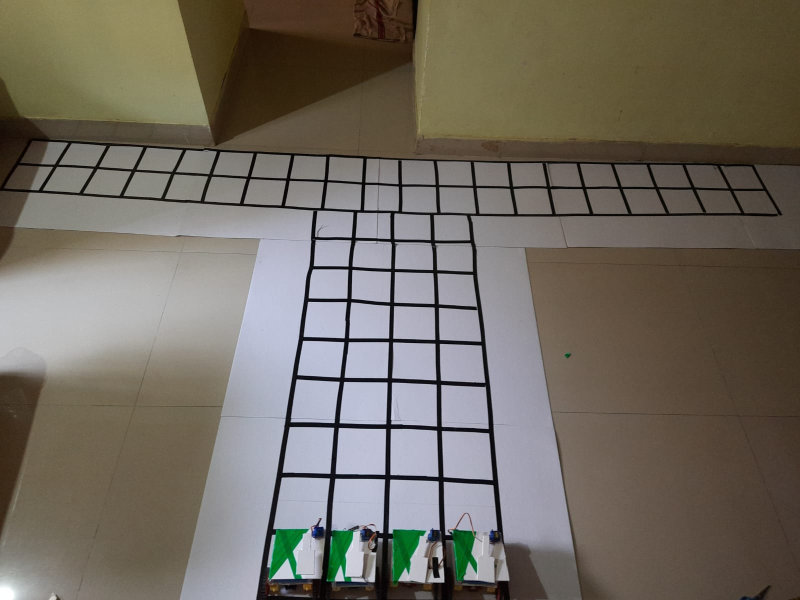
#> input picture flipkart/3.jpeg, 1600 x 1200 px, found by its file name (shown at 1/2 size)
$ python 2.py
#> lines starting #> are read from the running program, lines starting #| are printed output that depends on the picture
import cv2 as cv
import numpy as np


def click(event,x,y,flags,params):
    if event==cv.EVENT_LBUTTONDOWN:
        p.append([x,y])
    elif event==cv.EVENT_RBUTTONDOWN:
        l.append([x,y])


def track(img,arr1,arr2,lower=[60,173,14],upper=[95,255,255]):
    lower=np.array(lower)
    upper=np.array(upper)
    imghsv=cv.cvtColor(img,cv.COLOR_BGR2HSV)
    mask=cv.inRange(imghsv, lower, upper)
    tracking=cv.bitwise_and(img,img,mask=mask)
    cv.polylines(tracking,[arr1],True,(255,0,0),1)
    cv.polylines(tracking,[arr2],False,(0,0,255),2)
    cv.imshow("Tracking",tracking)


path="C:\\Users\\ANIKET KUMAR ROY\\Desktop\\Programming\\Python\\OpenCV with Python\\flipkart\\3.jpeg"
img=cv.imread(path)
#> img is the input picture: shape (1200, 1600, 3); mean B, G, R 96.9, 107, 113.4
img=cv.resize(img,(img.shape[1]//3,img.shape[0]//3))
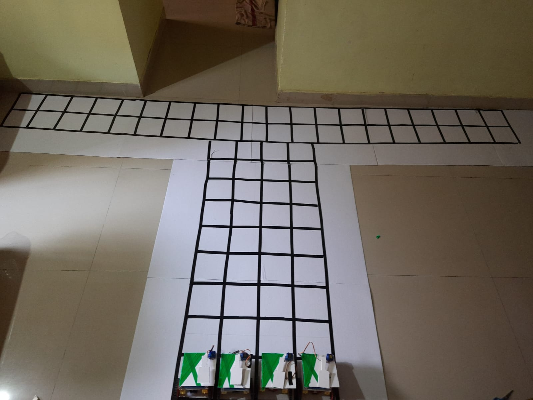
#> img: shape (400, 533, 3); mean B, G, R 96.9, 107, 113.4
p=[]
l=[]

while True:
    # img=cv.resize(img,(img.shape[1]//3,img.shape[0]//3))
    cv.imshow("original",img)
    cv.imshow("window",img)
    cv.setMouseCallback("window",click)
    if len(p)%6==0 and len(p) and len(l)%3==0 and len(l):
        mask=np.zeros(img.shape,np.uint8)
        arr1=np.array(p[-6:])
        arr2=np.array(l[-3:])
        cv.fillPoly(mask,[arr1],(255,255,255))
        output=cv.bitwise_and(img,mask)
        track(output,arr1,arr2)
        cv.imshow("out",output)
    key=cv.waitKey(1)
#> (key q is pressed here)
    if key& 0xFF==ord('c'):
        p=[]
        img=cv.imread(path)
        img=cv.resize(img,(img.shape[1]//3,img.shape[0]//3))
    if key &0xFF==ord('q'):
        break
cv.destroyAllWindows()

$ run again, with flipkart/1.jpeg copied over flipkart/3.jpeg
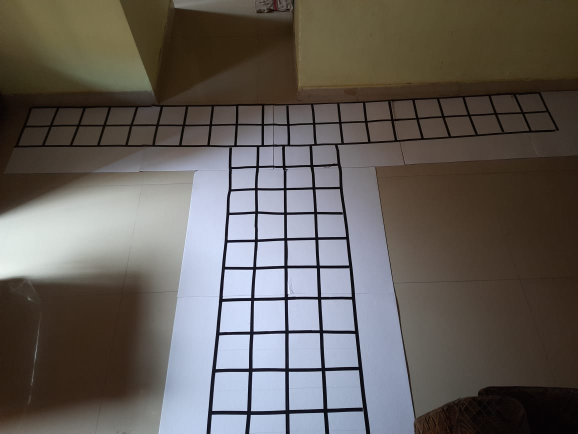
#> input picture flipkart/1.jpeg, 1156 x 867 px, found by its file name (shown at 1/2 size)
#> img is the input picture: shape (867, 1156, 3); mean B, G, R 89.8, 94.3, 99.6
#> `img=cv.resize(img,(img.shape[1]//3,img.shape[0]//3))`:
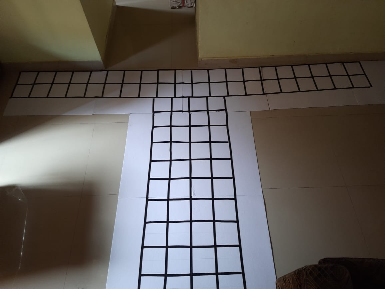
#> img: shape (289, 385, 3); mean B, G, R 89.8, 94.3, 99.6

$ run again, with flipkart/2.jpeg copied over flipkart/3.jpeg
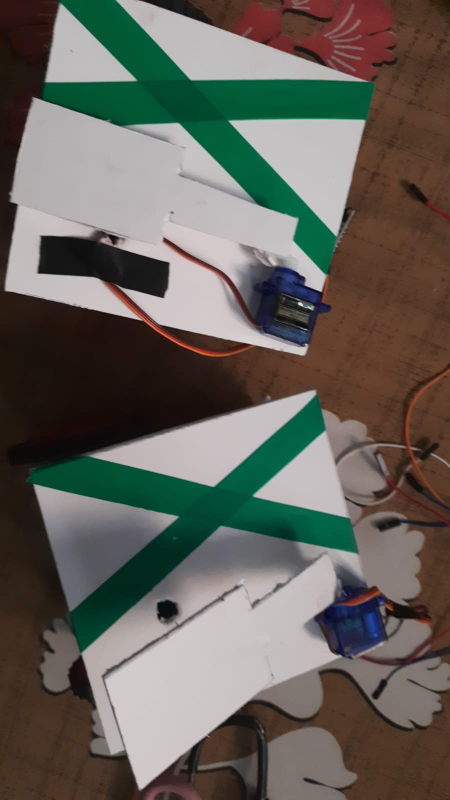
#> input picture flipkart/2.jpeg, 899 x 1599 px, found by its file name (shown at 1/2 size)
#> img is the input picture: shape (1599, 899, 3); mean B, G, R 90.6, 97.9, 100.6
#> `img=cv.resize(img,(img.shape[1]//3,img.shape[0]//3))`:
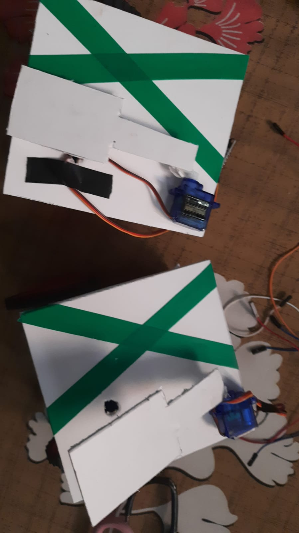
#> img: shape (533, 299, 3); mean B, G, R 90.6, 97.9, 100.6
